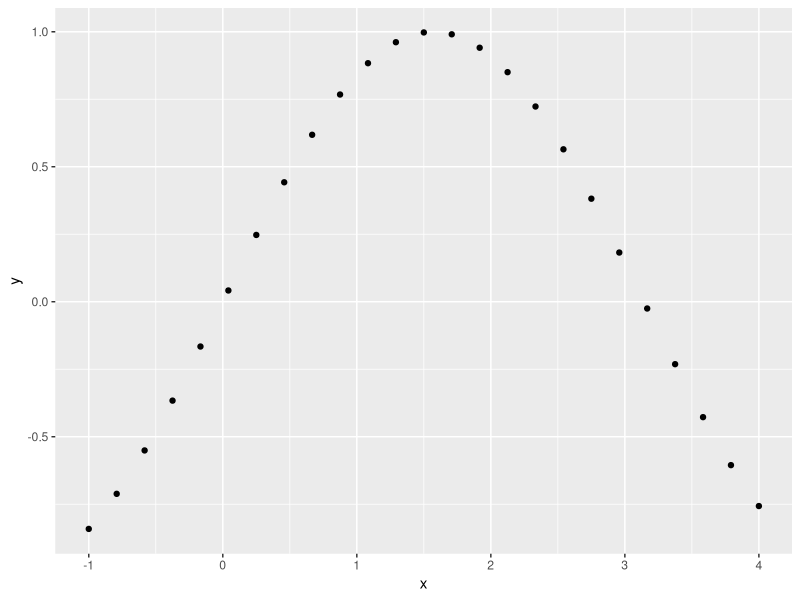

The R source for this figure:
X11()

library(ggplot2)
x = seq(-1, 4, length=25)
y = sin(x)

q = qplot(x, y)

print(q)

# Why, oh why is this necessary?
Sys.sleep(0.1)

cat ("Press any key...")
readLines("stdin", n = 1)
